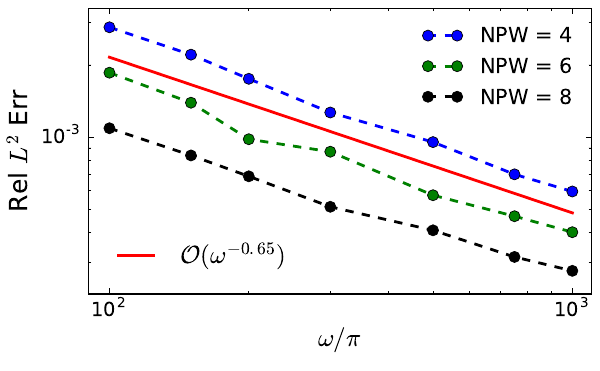

Generate this figure with Python:
import numpy as np
import math

omega = np.array([314.159265358979,
471.238898038469,
628.318530717959,
942.477796076938,
1570.79632679490,
2356.19449019235,
3141.59265358979])

omega = omega/np.pi

err_NPW_4 = np.array([ 0.00287182499571926,
0.00220769099207165,
0.00175023755507324,
0.00126576301992625,
0.000952196923521825,
0.000698459945490999,
0.000592298650349483])


err_NPW_6 = np.array([ 0.00185611447407289,
0.00139069090723730,
0.000978894208358725,
0.000868117389146835,
0.000571361625911714,
0.000466905096833931,
0.000400445312475843])


err_NPW_8 = np.array([ 0.00108804903100261,
0.000837682909691257,
0.000685352216789863,
0.000511197805623347,
0.000407754913971331,
0.000315642892174925,
0.000276147712292553])



import matplotlib.pyplot as plt

golden = 1.61803398875
width = 6
height = width/golden



fig = plt.figure(figsize=(width, height))


p1, = plt.loglog(omega[:len(err_NPW_4)], err_NPW_4, label=r'NPW = 4',
        	color='b', linewidth=2, linestyle='--', marker='o', markersize=8.0, zorder=2)

p2, = plt.loglog(omega[:len(err_NPW_6)], err_NPW_6, label=r'NPW = 6', 
			color='g', linewidth=2, linestyle= '--', marker='o', markersize=8.0, zorder=2) 

p3, = plt.loglog(omega[:len(err_NPW_8)], err_NPW_8, label=r'NPW = 8', 
			color='k', linewidth=2, linestyle= '--', marker='o', markersize=8.0, zorder=2)

p4, = plt.loglog(omega[:len(err_NPW_4)], 0.75*err_NPW_4[0]/((omega[:len(err_NPW_4)]/(omega[0]))**0.65), 
	label=r'$\mathcal{O}(\omega^{-0.65})$', color='r', linewidth=2, linestyle= 'solid', markersize=8.0, zorder=2)

# p1, = plt.loglog(omega, err_NPW_4, label=r'$\Vert u_{\mathbf{d}_{ex}} - u_{ex}\Vert_{L^2(\Omega)}$',
#            color='g', linewidth=2, linestyle='--', marker='o', markersize=8.0, zorder=2)

# p2, = plt.loglog(omega, err_NPW_6, label=r'$\mathcal{O}(\omega^{-1})$', color='r', linewidth=2, 
# linestyle= '--', markersize=8.0, zorder=2)  # linestyle= 'solid'

# plt.loglog(N_x**2, N_x**2 / 4.0e4, label=r' ', color='white', linewidth=0.0)
first_legend = plt.legend(handles=[p1, p2, p3], loc=1, ncol=1, frameon=False, fontsize=15)
ax = plt.gca().add_artist(first_legend)
plt.legend(handles=[p4], loc=3, ncol=3, frameon=False, fontsize=18)

# plt.legend(loc=0, ncol=1, frameon=False, fontsize=26)

# plt.title('Exact Ray-FEM',fontsize=20)

plt.xlabel(r'$\omega/\pi$', fontsize=18)
plt.ylabel(r'Rel $L^2$ Err', fontsize=18)

plt.gca().tick_params(labelsize=14)

plt.autoscale(True, 'both', True)
plt.xlim(90, 1100)
# plt.ylim(10**(-5), 10**(-2)/2)
plt.ylim(0.8*err_NPW_8[-1], 1.2*err_NPW_4[0])
plt.tight_layout(pad=0.5)

fig.savefig('ex3_Constant_Gradient_Velocity_NumRay.pdf')
plt.show()

plt.close('all')



